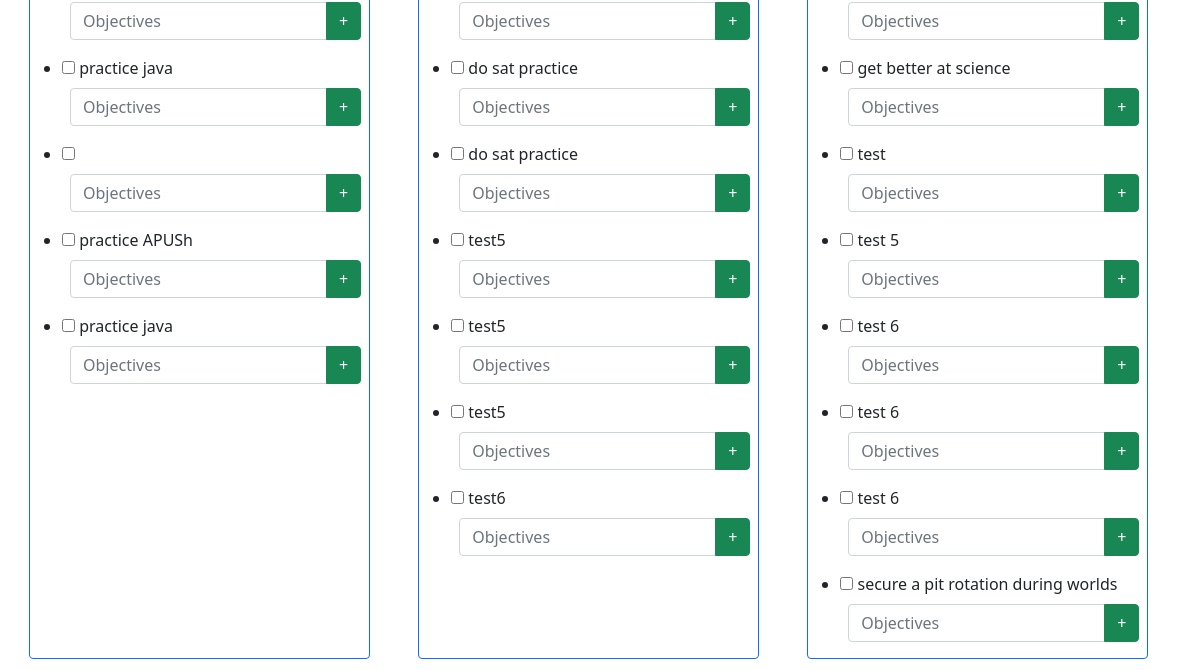
The page /students (signed in, lower part) on the database as committed earlier.
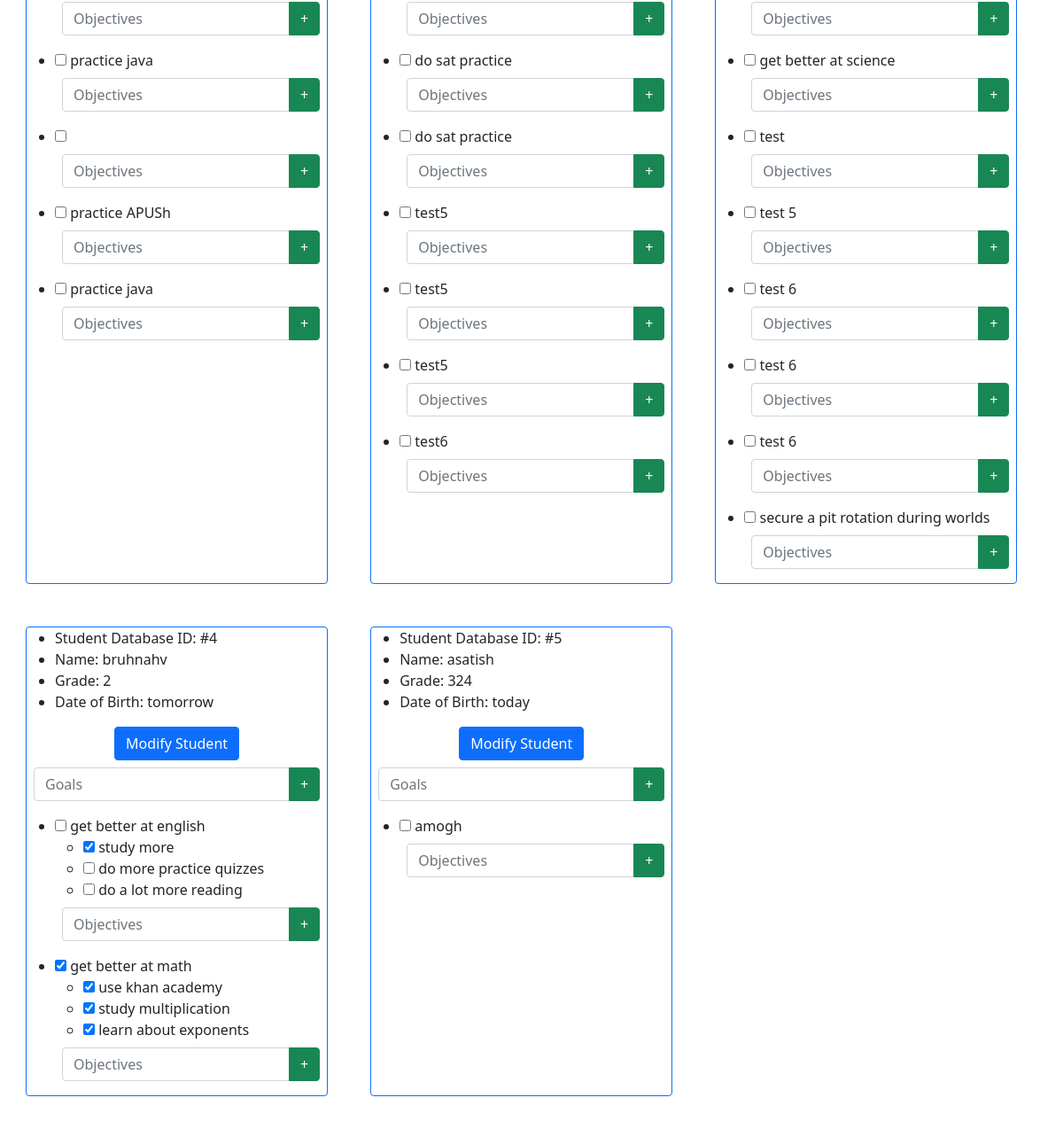
The same page on the database as committed later.
### app.py (models this page shows)
class Students(db.Model):
	__tablename__ = 'students'
	student_id = db.Column(db.Integer, primary_key=True)
	name = db.Column(db.String(200),nullable=False)
	grade = db.Column(db.Integer)
	dateofbirth = db.Column(db.String(200),nullable=False)
	tasks = db.Column(db.String(500),nullable=False)

### app.py (the view, shortened to what this page needs)
@main.route("/students", methods=('GET', 'POST'))
@login_required
def students():
	students = Students.query.all()
	return render_template('students.html',students=students)

### app.py (called while the page is built)
@login_manager.user_loader
def load_user(account_id):
    return Accounts.query.get(int(account_id))

@app.context_processor
def utility_processor():
	def parse_tasks(newData):
		if (newData != ""):
			goalArrays = []
			for i in range(MAX_GOALS):
				goalArrays.append([])
			parts = newData[:-1].split(";")
			counter = 0
			for part in parts:
				if part[1] == "[":
					part = re.sub("\[.*?\]","[]",part)
					part = part.replace("[","").replace("]","")
					goalArrays[counter].append(part)
					counter = counter + 1
			for part in parts:
				if part[1] == "(":
					goalKey = int(part[part.find("(")+1:part.find(")")])
					part = re.sub("\(.*?\)","()",part)
					part = part.replace("(","").replace(")","")
					goalArrays[goalKey].append(part)
			return goalArrays
		else:
			return []
	return dict(parse_tasks=parse_tasks)

### templates/students.html (shortened to what this page needs)
<!DOCTYPE html>
<html lang="en">
    <head>
        <link href="https://cdn.jsdelivr.net/npm/bootstrap@5.0.2/dist/css/bootstrap.min.css" rel="stylesheet">
    </head>
    <body>
        <div class="content">
            {% for student in students %}
                <div class="m-4 border border-primary rounded">
                    <ul>
                        <li>Student Database ID: #{{ student.student_id }}</li>
                        <li>Name: {{ student.name }}</li>
                        <li>Grade: {{ student.grade }}</li>
                        <li>Date of Birth: {{ student.dateofbirth }}</li>
                    </ul>
                    <div class="container">
                        <div class="d-flex justify-content-center align-items-center">
                            <button class="btn btn-primary" type="button" data-toggle="collapse" data-target="#dropDownForm{{ student.student_id }}" aria-expanded="false" aria-controls="dropDownForm">
                                Modify Student
                            </button>
                        </div>
                    </div>
                    <form method="post" class="m-2" action="/addgoal">
                        <div class="input-group mb-3">
                          <input type="text" class="form-control" name="addgoal{{ student.student_id }}" id="addgoal" placeholder="Goals">
                          <button class="btn btn-success" type="submit" name="submit_goal" value="submit_goal{{ student.student_id }}">+</button>
                        </div>
                    </form>
                    {% for taskarr in parse_tasks(student.tasks) if not taskarr|length == 0%}
                        <ul class="mt-1">
                            <li>
                                <input type="checkbox" {% if taskarr[0][0] == "1" %} checked="checked"{% endif %}> {{ taskarr[0][1:] }}</input>
                            </li>
                                <ul>
                                    {% set counter = 1%}
                                    {% for objective in taskarr[1:] %}
                                        <li>
                                            <input type="checkbox" {% if taskarr[loop.index][0] == "1" %} checked="checked"{% endif %}> {{ taskarr[loop.index][1:] }}</input>
                                        </li>
                                    {% endfor %}
                                </ul>
                                <form method="post" class="m-2">
                                    <div class="input-group mb-3">
                                      <input type="text" class="form-control" placeholder="Objectives">
                                      <button class="btn btn-success" type="submit">+</button>
                                    </div>
                                </form>
                        </ul>
                    {% endfor %}
                </div>
            {% endfor %}
        </div>
    </body>
</html>

### templates/students.html (style rules this page uses)
.content { margin: 5px; width: 100%; display: flex; flex-direction: row; flex-wrap: wrap; }
body { padding-top: 60px; }

Rows that differ between the two databases and show on the page:
added Students: student_id "4", name "bruhnahv", grade "2", dateofbirth "tomorrow", taskarr "get better at english" "get better at math", index "☑" "☑" "☑" "☑", taskarr "study more" "do more practice quizzes" "do a lot more reading" "use khan academy" "study multiplication" "learn about exponents", if "☑"
added Students: student_id "5", name "asatish", grade "324", dateofbirth "today", taskarr "amogh"
